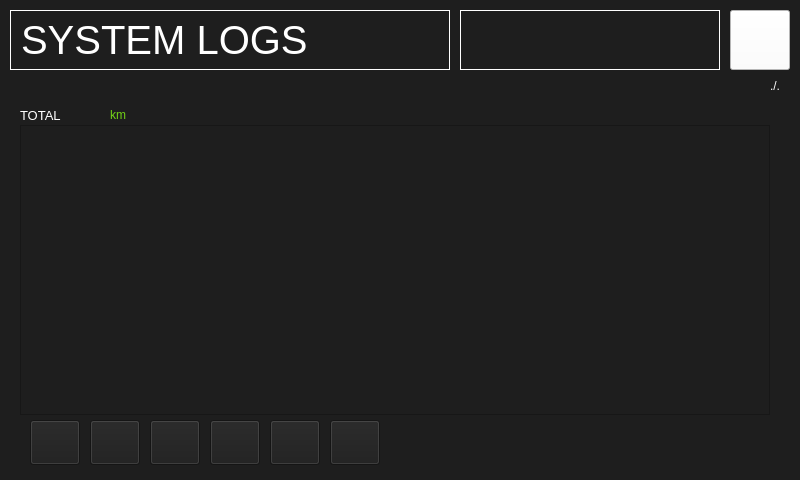
<?xml version="1.0" encoding="UTF-8"?>
<ui version="4.0">
 <class>MaintenanceWindow</class>
 <widget class="QMainWindow" name="MaintenanceWindow">
  <property name="geometry">
   <rect>
    <x>0</x>
    <y>0</y>
    <width>800</width>
    <height>480</height>
   </rect>
  </property>
  <property name="font">
   <font>
    <pointsize>10</pointsize>
   </font>
  </property>
  <property name="windowTitle">
   <string>MainWindow</string>
  </property>
  <property name="styleSheet">
   <string notr="true">background-color: rgb(30, 30, 30);
color: rgb(255, 255, 255);</string>
  </property>
  <widget class="QWidget" name="centralwidget">
   <widget class="QPushButton" name="pushButton_menu">
    <property name="geometry">
     <rect>
      <x>730</x>
      <y>10</y>
      <width>60</width>
      <height>60</height>
     </rect>
    </property>
    <property name="styleSheet">
     <string notr="true">background-color: rgb(255, 255, 255);</string>
    </property>
    <property name="text">
     <string/>
    </property>
    <property name="icon">
     <iconset resource="resources.qrc">
      <normaloff>:/images/icons/icon_close.png</normaloff>:/images/icons/icon_close.png</iconset>
    </property>
    <property name="iconSize">
     <size>
      <width>30</width>
      <height>30</height>
     </size>
    </property>
   </widget>
   <widget class="QLabel" name="label_datetime">
    <property name="geometry">
     <rect>
      <x>460</x>
      <y>10</y>
      <width>260</width>
      <height>60</height>
     </rect>
    </property>
    <property name="font">
     <font>
      <pointsize>12</pointsize>
      <weight>50</weight>
      <bold>false</bold>
     </font>
    </property>
    <property name="styleSheet">
     <string notr="true">color: rgb(255, 255, 255);
border-color: rgb(255, 255, 255);</string>
    </property>
    <property name="frameShape">
     <enum>QFrame::Panel</enum>
    </property>
    <property name="text">
     <string/>
    </property>
    <property name="alignment">
     <set>Qt::AlignCenter</set>
    </property>
   </widget>
   <widget class="QLabel" name="label_2">
    <property name="geometry">
     <rect>
      <x>10</x>
      <y>10</y>
      <width>440</width>
      <height>60</height>
     </rect>
    </property>
    <property name="font">
     <font>
      <pointsize>30</pointsize>
     </font>
    </property>
    <property name="frameShape">
     <enum>QFrame::Panel</enum>
    </property>
    <property name="text">
     <string>SYSTEM LOGS</string>
    </property>
   </widget>
   <widget class="QPushButton" name="pushButton_13">
    <property name="geometry">
     <rect>
      <x>330</x>
      <y>420</y>
      <width>50</width>
      <height>45</height>
     </rect>
    </property>
    <property name="font">
     <font>
      <pointsize>10</pointsize>
     </font>
    </property>
    <property name="text">
     <string/>
    </property>
    <property name="icon">
     <iconset resource="resources.qrc">
      <normaloff>:/images/icons/icon_right.png</normaloff>:/images/icons/icon_right.png</iconset>
    </property>
   </widget>
   <widget class="QPushButton" name="pushButton_15">
    <property name="geometry">
     <rect>
      <x>90</x>
      <y>420</y>
      <width>50</width>
      <height>45</height>
     </rect>
    </property>
    <property name="font">
     <font>
      <pointsize>10</pointsize>
     </font>
    </property>
    <property name="text">
     <string/>
    </property>
    <property name="icon">
     <iconset resource="resources.qrc">
      <normaloff>:/images/icons/icon_down.png</normaloff>:/images/icons/icon_down.png</iconset>
    </property>
    <property name="iconSize">
     <size>
      <width>16</width>
      <height>16</height>
     </size>
    </property>
    <property name="autoRepeat">
     <bool>true</bool>
    </property>
   </widget>
   <widget class="QLabel" name="label_8">
    <property name="geometry">
     <rect>
      <x>740</x>
      <y>80</y>
      <width>40</width>
      <height>12</height>
     </rect>
    </property>
    <property name="font">
     <font>
      <pointsize>9</pointsize>
     </font>
    </property>
    <property name="text">
     <string>./.</string>
    </property>
    <property name="alignment">
     <set>Qt::AlignRight|Qt::AlignTrailing|Qt::AlignVCenter</set>
    </property>
   </widget>
   <widget class="QPushButton" name="pushButton_14">
    <property name="geometry">
     <rect>
      <x>270</x>
      <y>420</y>
      <width>50</width>
      <height>45</height>
     </rect>
    </property>
    <property name="font">
     <font>
      <pointsize>10</pointsize>
     </font>
    </property>
    <property name="text">
     <string/>
    </property>
    <property name="icon">
     <iconset resource="resources.qrc">
      <normaloff>:/images/icons/icon_left.png</normaloff>:/images/icons/icon_left.png</iconset>
    </property>
   </widget>
   <widget class="QPushButton" name="pushButton_16">
    <property name="geometry">
     <rect>
      <x>150</x>
      <y>420</y>
      <width>50</width>
      <height>45</height>
     </rect>
    </property>
    <property name="font">
     <font>
      <pointsize>10</pointsize>
     </font>
    </property>
    <property name="text">
     <string/>
    </property>
    <property name="icon">
     <iconset resource="resources.qrc">
      <normaloff>:/images/icons/icon_top.png</normaloff>:/images/icons/icon_top.png</iconset>
    </property>
    <property name="iconSize">
     <size>
      <width>24</width>
      <height>24</height>
     </size>
    </property>
   </widget>
   <widget class="QPushButton" name="pushButton_18">
    <property name="geometry">
     <rect>
      <x>210</x>
      <y>420</y>
      <width>50</width>
      <height>45</height>
     </rect>
    </property>
    <property name="font">
     <font>
      <pointsize>10</pointsize>
     </font>
    </property>
    <property name="text">
     <string/>
    </property>
    <property name="icon">
     <iconset resource="resources.qrc">
      <normaloff>:/images/icons/icon_bottom.png</normaloff>:/images/icons/icon_bottom.png</iconset>
    </property>
    <property name="iconSize">
     <size>
      <width>24</width>
      <height>24</height>
     </size>
    </property>
   </widget>
   <widget class="QPushButton" name="pushButton_17">
    <property name="geometry">
     <rect>
      <x>30</x>
      <y>420</y>
      <width>50</width>
      <height>45</height>
     </rect>
    </property>
    <property name="font">
     <font>
      <pointsize>10</pointsize>
     </font>
    </property>
    <property name="text">
     <string/>
    </property>
    <property name="icon">
     <iconset resource="resources.qrc">
      <normaloff>:/images/icons/icon_up.png</normaloff>:/images/icons/icon_up.png</iconset>
    </property>
    <property name="autoRepeat">
     <bool>true</bool>
    </property>
   </widget>
   <widget class="QStackedWidget" name="stackedWidget">
    <property name="geometry">
     <rect>
      <x>20</x>
      <y>105</y>
      <width>770</width>
      <height>311</height>
     </rect>
    </property>
    <property name="font">
     <font>
      <pointsize>10</pointsize>
     </font>
    </property>
    <property name="currentIndex">
     <number>0</number>
    </property>
    <widget class="QWidget" name="page_running_2">
     <widget class="QLabel" name="label_hw_id">
      <property name="geometry">
       <rect>
        <x>90</x>
        <y>0</y>
        <width>110</width>
        <height>20</height>
       </rect>
      </property>
      <property name="font">
       <font>
        <pointsize>9</pointsize>
       </font>
      </property>
      <property name="styleSheet">
       <string notr="true">color: rgb(115, 210, 22);</string>
      </property>
      <property name="text">
       <string>km</string>
      </property>
      <property name="alignment">
       <set>Qt::AlignLeading|Qt::AlignLeft|Qt::AlignVCenter</set>
      </property>
     </widget>
     <widget class="QTableView" name="tableView_running">
      <property name="geometry">
       <rect>
        <x>0</x>
        <y>20</y>
        <width>750</width>
        <height>290</height>
       </rect>
      </property>
      <property name="font">
       <font>
        <pointsize>9</pointsize>
       </font>
      </property>
      <property name="styleSheet">
       <string notr="true"/>
      </property>
      <property name="verticalScrollBarPolicy">
       <enum>Qt::ScrollBarAlwaysOff</enum>
      </property>
      <property name="horizontalScrollBarPolicy">
       <enum>Qt::ScrollBarAlwaysOff</enum>
      </property>
      <property name="selectionMode">
       <enum>QAbstractItemView::SingleSelection</enum>
      </property>
      <property name="selectionBehavior">
       <enum>QAbstractItemView::SelectRows</enum>
      </property>
      <attribute name="horizontalHeaderCascadingSectionResizes">
       <bool>true</bool>
      </attribute>
      <attribute name="horizontalHeaderMinimumSectionSize">
       <number>50</number>
      </attribute>
      <attribute name="horizontalHeaderDefaultSectionSize">
       <number>150</number>
      </attribute>
      <attribute name="horizontalHeaderShowSortIndicator" stdset="0">
       <bool>true</bool>
      </attribute>
      <attribute name="verticalHeaderVisible">
       <bool>false</bool>
      </attribute>
      <attribute name="verticalHeaderMinimumSectionSize">
       <number>20</number>
      </attribute>
      <attribute name="verticalHeaderDefaultSectionSize">
       <number>21</number>
      </attribute>
     </widget>
     <widget class="QLabel" name="label_75">
      <property name="geometry">
       <rect>
        <x>0</x>
        <y>0</y>
        <width>90</width>
        <height>20</height>
       </rect>
      </property>
      <property name="font">
       <font>
        <pointsize>10</pointsize>
        <weight>50</weight>
        <bold>false</bold>
       </font>
      </property>
      <property name="styleSheet">
       <string notr="true">color: rgb(255, 255, 255);</string>
      </property>
      <property name="text">
       <string>TOTAL</string>
      </property>
      <property name="alignment">
       <set>Qt::AlignLeading|Qt::AlignLeft|Qt::AlignVCenter</set>
      </property>
     </widget>
    </widget>
    <widget class="QWidget" name="page_faults_2">
     <widget class="QTableView" name="tableView_faults">
      <property name="geometry">
       <rect>
        <x>0</x>
        <y>20</y>
        <width>740</width>
        <height>290</height>
       </rect>
      </property>
      <property name="font">
       <font>
        <pointsize>9</pointsize>
       </font>
      </property>
      <property name="verticalScrollBarPolicy">
       <enum>Qt::ScrollBarAlwaysOff</enum>
      </property>
      <property name="horizontalScrollBarPolicy">
       <enum>Qt::ScrollBarAlwaysOff</enum>
      </property>
      <property name="selectionBehavior">
       <enum>QAbstractItemView::SelectRows</enum>
      </property>
      <property name="sortingEnabled">
       <bool>true</bool>
      </property>
      <attribute name="horizontalHeaderVisible">
       <bool>false</bool>
      </attribute>
      <attribute name="horizontalHeaderCascadingSectionResizes">
       <bool>false</bool>
      </attribute>
      <attribute name="horizontalHeaderMinimumSectionSize">
       <number>50</number>
      </attribute>
      <attribute name="horizontalHeaderDefaultSectionSize">
       <number>670</number>
      </attribute>
      <attribute name="horizontalHeaderShowSortIndicator" stdset="0">
       <bool>true</bool>
      </attribute>
     </widget>
     <widget class="QLabel" name="label_19">
      <property name="geometry">
       <rect>
        <x>300</x>
        <y>0</y>
        <width>130</width>
        <height>17</height>
       </rect>
      </property>
      <property name="font">
       <font>
        <pointsize>10</pointsize>
        <weight>50</weight>
        <bold>false</bold>
       </font>
      </property>
      <property name="text">
       <string>COACH ID/NO</string>
      </property>
     </widget>
     <widget class="QLabel" name="label_20">
      <property name="geometry">
       <rect>
        <x>20</x>
        <y>0</y>
        <width>130</width>
        <height>17</height>
       </rect>
      </property>
      <property name="font">
       <font>
        <pointsize>10</pointsize>
        <weight>50</weight>
        <bold>false</bold>
       </font>
      </property>
      <property name="text">
       <string>TIMESTAMP</string>
      </property>
     </widget>
     <widget class="QLabel" name="label_21">
      <property name="geometry">
       <rect>
        <x>180</x>
        <y>0</y>
        <width>120</width>
        <height>17</height>
       </rect>
      </property>
      <property name="font">
       <font>
        <pointsize>10</pointsize>
        <weight>50</weight>
        <bold>false</bold>
       </font>
      </property>
      <property name="text">
       <string>MPU ID</string>
      </property>
     </widget>
     <widget class="QLabel" name="label_22">
      <property name="geometry">
       <rect>
        <x>550</x>
        <y>0</y>
        <width>190</width>
        <height>17</height>
       </rect>
      </property>
      <property name="font">
       <font>
        <pointsize>10</pointsize>
        <weight>50</weight>
        <bold>false</bold>
       </font>
      </property>
      <property name="text">
       <string>MESSAGE</string>
      </property>
     </widget>
     <widget class="QLabel" name="label_23">
      <property name="geometry">
       <rect>
        <x>430</x>
        <y>0</y>
        <width>110</width>
        <height>17</height>
       </rect>
      </property>
      <property name="font">
       <font>
        <pointsize>10</pointsize>
        <weight>50</weight>
        <bold>false</bold>
       </font>
      </property>
      <property name="text">
       <string>USER</string>
      </property>
     </widget>
    </widget>
    <widget class="QWidget" name="page_logs_2">
     <widget class="QTableView" name="tableView_logs">
      <property name="geometry">
       <rect>
        <x>0</x>
        <y>20</y>
        <width>740</width>
        <height>290</height>
       </rect>
      </property>
      <property name="font">
       <font>
        <pointsize>9</pointsize>
       </font>
      </property>
      <property name="verticalScrollBarPolicy">
       <enum>Qt::ScrollBarAlwaysOff</enum>
      </property>
      <property name="horizontalScrollBarPolicy">
       <enum>Qt::ScrollBarAlwaysOff</enum>
      </property>
      <property name="selectionBehavior">
       <enum>QAbstractItemView::SelectRows</enum>
      </property>
      <property name="sortingEnabled">
       <bool>true</bool>
      </property>
      <attribute name="horizontalHeaderVisible">
       <bool>false</bool>
      </attribute>
      <attribute name="horizontalHeaderCascadingSectionResizes">
       <bool>false</bool>
      </attribute>
      <attribute name="horizontalHeaderMinimumSectionSize">
       <number>50</number>
      </attribute>
      <attribute name="horizontalHeaderDefaultSectionSize">
       <number>670</number>
      </attribute>
      <attribute name="horizontalHeaderShowSortIndicator" stdset="0">
       <bool>true</bool>
      </attribute>
      <attribute name="horizontalHeaderStretchLastSection">
       <bool>false</bool>
      </attribute>
     </widget>
     <widget class="QLabel" name="label_3">
      <property name="geometry">
       <rect>
        <x>20</x>
        <y>0</y>
        <width>130</width>
        <height>17</height>
       </rect>
      </property>
      <property name="font">
       <font>
        <pointsize>10</pointsize>
        <weight>50</weight>
        <bold>false</bold>
       </font>
      </property>
      <property name="text">
       <string>TIMESTAMP</string>
      </property>
     </widget>
     <widget class="QLabel" name="label_4">
      <property name="geometry">
       <rect>
        <x>180</x>
        <y>0</y>
        <width>120</width>
        <height>17</height>
       </rect>
      </property>
      <property name="font">
       <font>
        <pointsize>10</pointsize>
        <weight>50</weight>
        <bold>false</bold>
       </font>
      </property>
      <property name="text">
       <string>MPU ID</string>
      </property>
     </widget>
     <widget class="QLabel" name="label_5">
      <property name="geometry">
       <rect>
        <x>300</x>
        <y>0</y>
        <width>130</width>
        <height>17</height>
       </rect>
      </property>
      <property name="font">
       <font>
        <pointsize>10</pointsize>
        <weight>50</weight>
        <bold>false</bold>
       </font>
      </property>
      <property name="text">
       <string>COACH ID/NO</string>
      </property>
     </widget>
     <widget class="QLabel" name="label_6">
      <property name="geometry">
       <rect>
        <x>430</x>
        <y>0</y>
        <width>110</width>
        <height>17</height>
       </rect>
      </property>
      <property name="font">
       <font>
        <pointsize>10</pointsize>
        <weight>50</weight>
        <bold>false</bold>
       </font>
      </property>
      <property name="text">
       <string>USER</string>
      </property>
     </widget>
     <widget class="QLabel" name="label_7">
      <property name="geometry">
       <rect>
        <x>550</x>
        <y>0</y>
        <width>190</width>
        <height>17</height>
       </rect>
      </property>
      <property name="font">
       <font>
        <pointsize>10</pointsize>
        <weight>50</weight>
        <bold>false</bold>
       </font>
      </property>
      <property name="text">
       <string>MESSAGE</string>
      </property>
     </widget>
    </widget>
   </widget>
   <widget class="QLabel" name="label">
    <property name="geometry">
     <rect>
      <x>10</x>
      <y>80</y>
      <width>710</width>
      <height>17</height>
     </rect>
    </property>
    <property name="text">
     <string/>
    </property>
   </widget>
  </widget>
 </widget>
 <resources>
  <include location="resources.qrc"/>
 </resources>
 <connections/>
</ui>
